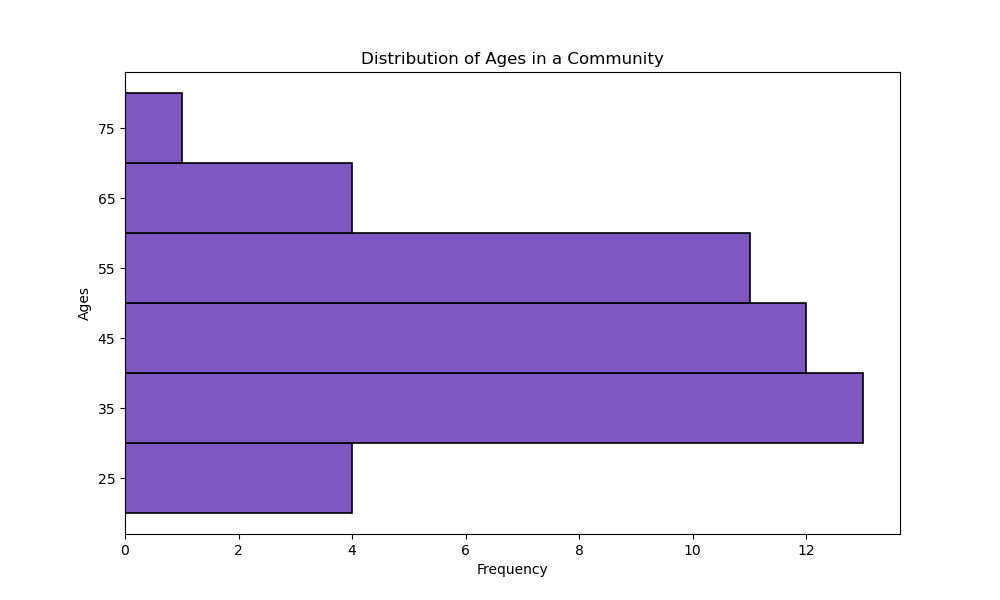

Here is the Python script that generated this plot:

import matplotlib.pyplot as plt

# Given table data as a list of ages
ages = [
    23, 27, 25, 30, 35, 30, 39, 40, 44, 50, 30, 32, 60, 55, 46, 43, 39, 58,
    63, 65, 70, 34, 31, 29, 47, 49, 52, 45, 40, 37, 36, 33, 48, 53, 38, 41,
    42, 51, 54, 57, 59, 62, 50, 56, 43
]

# Binning the data
bins = [20, 30, 40, 50, 60, 70, 80]

# Plotting the histogram with given specifications
plt.figure(figsize=(10, 6)) # Width and height of the chart
plt.hist(ages, bins=bins, color='#7E57C2', edgecolor='black', linewidth=1.2, orientation='horizontal')

# Adding some chart elements
plt.title('Distribution of Ages in a Community')
plt.xlabel('Frequency')
plt.ylabel('Ages')

# Changing the band height for the histograms
plt.yticks([25, 35, 45, 55, 65, 75])

# Show plot
plt.show()
